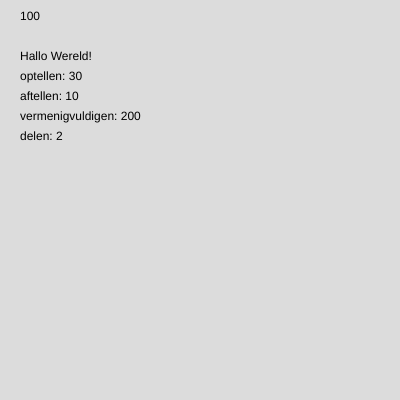
Frame 1 (no input)
Frame 60 (no input): identical to frame 1, image omitted
Frame 120 (the mouse pressed at the canvas centre since frame 60): identical to frame 1, image omitted

The p5.js sketch that drew this single still picture (run headless with seeded random() and noise() and a simulated clock; from frame 60 on, the mouse is pressed at the canvas centre):

// p5.js sketch
// ── sketch.js
let x = 100;
let groet = "Hallo Wereld!";
let a = 20;
let b = 10;
let optellen = a + b;
let aftellen = a - b;
let vermenigvuldigen = a * b;
let delen = a / b;

function setup() {
  createCanvas(400, 400);


}

function draw() {
  background(220);

text(x, 20, 20);  
let y = 80;  
text(groet, 20, 60);
text("optellen: " + optellen, 20, y);
y = y + 20;
text("aftellen: " + aftellen, 20, y);
y = y + 20;
text("vermenigvuldigen: " + vermenigvuldigen, 20, y);
y = y + 20;
text("delen: " + delen, 20, y);
y = y + 20;




  
}
